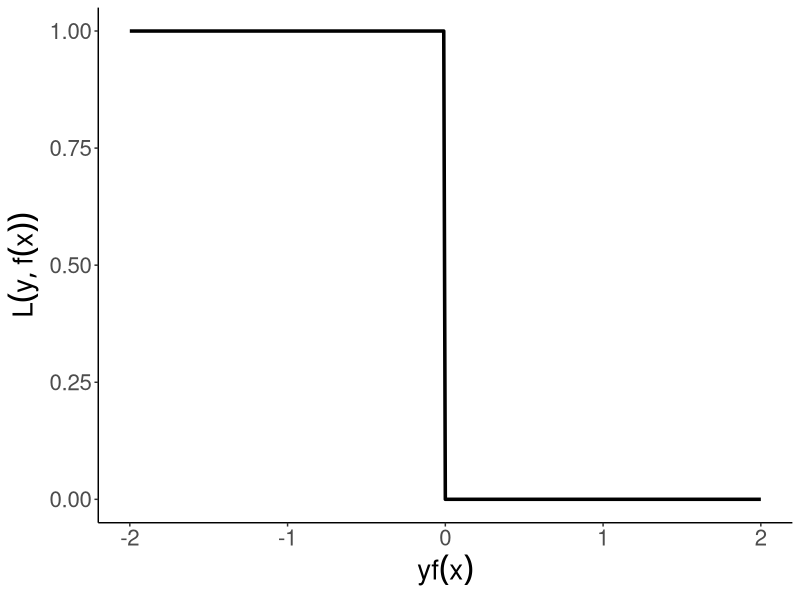

Source code (R): (Note: this script raises an error after producing the figure.)
# ------------------------------------------------------------------------------
# FIG: 0-1 LOSS
# ------------------------------------------------------------------------------

library(ggplot2)

# DATA -------------------------------------------------------------------------

x <- seq(-2L, 2L, by = 0.01)
y <- as.numeric(x < 0L)

# PLOTS ------------------------------------------------------------------------

p <- ggplot2::ggplot(data.frame(x, y), aes(x = x, y = y)) + 
  geom_line(size = 1.2) +
  xlab(expression(yf(x))) +
  ylab(expression(L(y, f(x))))

p <- p + theme_classic()
p <- p + theme(text = element_text(size = 20L))

ggplot2::ggsave("../figure/plot_loss_01.png", p, height = 3L, width = 5L)
